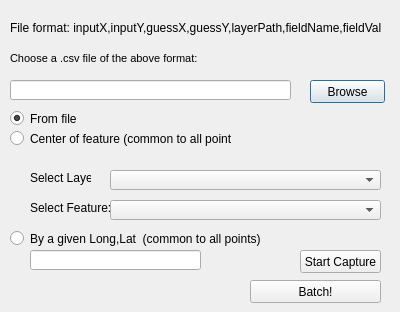
<?xml version="1.0" encoding="UTF-8"?>
<ui version="4.0">
 <class>FileBrowser</class>
 <widget class="QDialog" name="FileBrowser">
  <property name="geometry">
   <rect>
    <x>0</x>
    <y>0</y>
    <width>400</width>
    <height>312</height>
   </rect>
  </property>
  <property name="windowTitle">
   <string>Batch Mode</string>
  </property>
  <widget class="QLabel" name="label">
   <property name="geometry">
    <rect>
     <x>10</x>
     <y>50</y>
     <width>241</width>
     <height>16</height>
    </rect>
   </property>
   <property name="font">
    <font>
     <pointsize>8</pointsize>
    </font>
   </property>
   <property name="text">
    <string>Choose a .csv file of the above format:</string>
   </property>
  </widget>
  <widget class="QPushButton" name="pushButton_Browse">
   <property name="geometry">
    <rect>
     <x>310</x>
     <y>80</y>
     <width>75</width>
     <height>23</height>
    </rect>
   </property>
   <property name="text">
    <string>Browse</string>
   </property>
  </widget>
  <widget class="QLineEdit" name="lineEdit_Path">
   <property name="geometry">
    <rect>
     <x>10</x>
     <y>80</y>
     <width>281</width>
     <height>20</height>
    </rect>
   </property>
   <property name="cursor">
    <cursorShape>WaitCursor</cursorShape>
   </property>
  </widget>
  <widget class="QLabel" name="label_2">
   <property name="geometry">
    <rect>
     <x>10</x>
     <y>20</y>
     <width>371</width>
     <height>16</height>
    </rect>
   </property>
   <property name="text">
    <string>File format: inputX,inputY,guessX,guessY,layerPath,fieldName,fieldValue</string>
   </property>
  </widget>
  <widget class="QRadioButton" name="radioButton_noGuess_batch">
   <property name="geometry">
    <rect>
     <x>10</x>
     <y>110</y>
     <width>181</width>
     <height>17</height>
    </rect>
   </property>
   <property name="text">
    <string>From file</string>
   </property>
   <property name="checked">
    <bool>true</bool>
   </property>
  </widget>
  <widget class="QRadioButton" name="radioButton_Feature_batch">
   <property name="geometry">
    <rect>
     <x>10</x>
     <y>130</y>
     <width>221</width>
     <height>17</height>
    </rect>
   </property>
   <property name="text">
    <string>Center of feature (common to all points):</string>
   </property>
  </widget>
  <widget class="QRadioButton" name="radioButton_longLat_batch">
   <property name="geometry">
    <rect>
     <x>10</x>
     <y>230</y>
     <width>251</width>
     <height>17</height>
    </rect>
   </property>
   <property name="text">
    <string>By a given Long,Lat  (common to all points):</string>
   </property>
  </widget>
  <widget class="QLineEdit" name="lineEdit_latLong_batch">
   <property name="geometry">
    <rect>
     <x>30</x>
     <y>250</y>
     <width>171</width>
     <height>20</height>
    </rect>
   </property>
  </widget>
  <widget class="QPushButton" name="pushButton_Capture_batch">
   <property name="geometry">
    <rect>
     <x>300</x>
     <y>250</y>
     <width>81</width>
     <height>23</height>
    </rect>
   </property>
   <property name="text">
    <string>Start Capture</string>
   </property>
  </widget>
  <widget class="QLabel" name="labelSelectLayer">
   <property name="geometry">
    <rect>
     <x>30</x>
     <y>200</y>
     <width>81</width>
     <height>16</height>
    </rect>
   </property>
   <property name="text">
    <string>Select Feature:</string>
   </property>
  </widget>
  <widget class="QComboBox" name="selectFeatureComboBox_batch">
   <property name="geometry">
    <rect>
     <x>110</x>
     <y>200</y>
     <width>271</width>
     <height>20</height>
    </rect>
   </property>
   <property name="sizePolicy">
    <sizepolicy hsizetype="MinimumExpanding" vsizetype="Fixed">
     <horstretch>0</horstretch>
     <verstretch>0</verstretch>
    </sizepolicy>
   </property>
  </widget>
  <widget class="QLabel" name="labelSelectLayer_2">
   <property name="geometry">
    <rect>
     <x>30</x>
     <y>170</y>
     <width>61</width>
     <height>16</height>
    </rect>
   </property>
   <property name="text">
    <string>Select Layer:</string>
   </property>
  </widget>
  <widget class="QComboBox" name="selectLayerComboBox_batch">
   <property name="geometry">
    <rect>
     <x>110</x>
     <y>170</y>
     <width>271</width>
     <height>20</height>
    </rect>
   </property>
   <property name="sizePolicy">
    <sizepolicy hsizetype="MinimumExpanding" vsizetype="Fixed">
     <horstretch>0</horstretch>
     <verstretch>0</verstretch>
    </sizepolicy>
   </property>
  </widget>
  <widget class="QPushButton" name="pushButton_Batch">
   <property name="geometry">
    <rect>
     <x>250</x>
     <y>280</y>
     <width>131</width>
     <height>23</height>
    </rect>
   </property>
   <property name="text">
    <string>Batch!</string>
   </property>
  </widget>
 </widget>
 <resources/>
 <connections/>
</ui>
